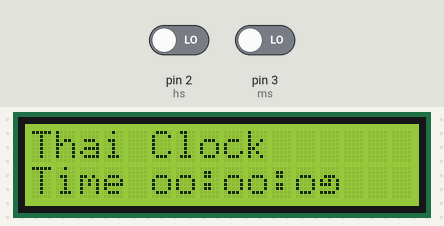
Simulated run of this sketch. Board: Arduino Uno, built with avr-gcc and run on an emulated ATmega328P. On the bench: 16×2 character LCD. The test bench sets the inputs (shaded band); at power-on: pin 2 (hs) LOW, pin 3 (ms) LOW.

Above: at 1.3 s.
1.4 s: pin 2 (hs) driven HIGH
At 2.7 s:
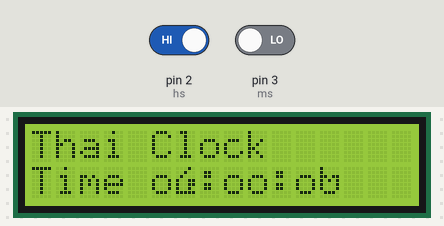
4.4 s: pin 3 (ms) driven HIGH
At 5.8 s:
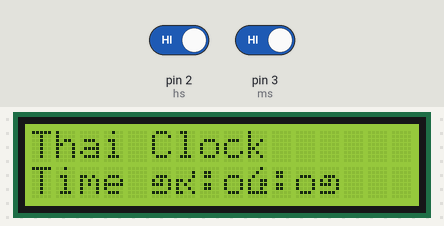
7.4 s: pin 2 (hs) driven LOW
At 8.4 s:
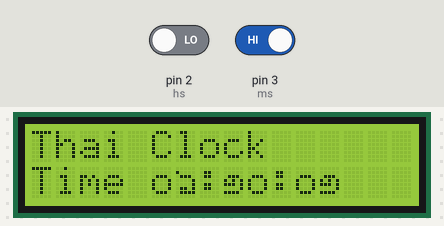
10.4 s: pin 3 (ms) driven LOW
At 11.8 s:
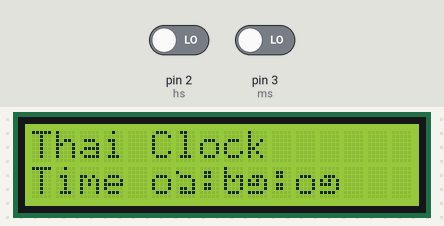
13.4 s: pin 2 (hs) driven HIGH
At 14.8 s:
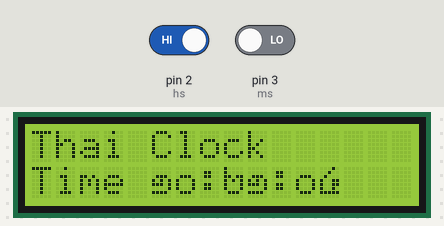
16.4 s: pin 3 (ms) driven HIGH
At 17.7 s:
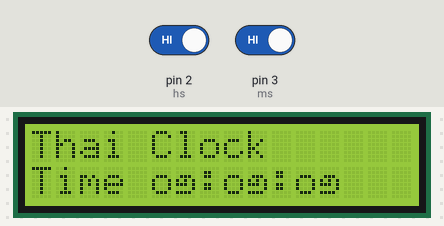
Timing chart, 0 to 19.4 s (numbered marks = the images above; inputs shaded):
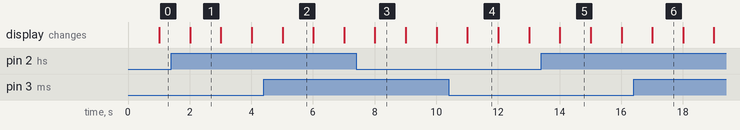

Measured:
- after the input at 1.4 s, the display: changes after 0.61 s (image 1)
- after the input at 4.4 s, the display: changes after 0.61 s (image 2)
- after the input at 7.4 s, the display: changes after 0.61 s (image 3)
- after the input at 10.4 s, the display: changes after 0.61 s (image 4)
- after the input at 13.4 s, the display: changes after 0.61 s (image 5)
- after the input at 16.4 s, the display: changes after 0.61 s (image 6)
- what the display in image 1 shows lasts 1.0 s, from 2.0 s to 3.0 s

The sketch:

LCD_ThaiClock.ino
```cpp
#include <LiquidCrystal_I2C.h>

#include <Wire.h>

LiquidCrystal_I2C lcd(0x27,16,2);

byte zerothai[] = {
  B01110,
  B10001,
  B10001,
  B10001,
  B10001,
  B10001,
  B10001,
  B01110
};
byte onethai[] = {
  B00000,
  B00000,
  B01110,
  B10101,
  B11101,
  B00001,
  B11110,
  B00000
};

byte twothai[] = {
  B10000,
  B10000,
  B11011,
  B10101,
  B10001,
  B10001,
  B01110,
  B00000
};

byte threethai[] = {
  B00000,
  B00000,
  B11011,
  B10101,
  B10001,
  B11001,
  B11001,
  B00000
};


byte fourthai[] = {
  B00010,
  B00100,
  B01000,
  B10011,
  B10011,
  B10010,
  B11111,
  B00000
};

byte fivethai[] = {
  B00001,
  B01110,
  B01100,
  B11011,
  B10011,
  B10010,
  B11111,
  B00000
};

byte sixthai[] = {
  B00000,
  B10000,
  B01110,
  B00001,
  B00001,
  B01101,
  B01111,
  B00000
};
byte seventhai[] = {
  B00000,
  B00001,
  B00001,
  B11011,
  B10101,
  B10001,
  B11001,
  B00000
};

byte eightthai[] = {
  B00001,
  B00010,
  B01100,
  B10000,
  B10000,
  B10101,
  B11011,
  B00000
};


byte ninethai[] = {
  B00000,
  B00001,
  B00001,
  B11010,
  B10100,
  B10010,
  B11001,
  B00000
};

int h=12;
int m=59;
int s=45;

int h1,h2,m1,m2,s1,s2=0;


int flag=1;
static uint32_t last_time, now = 0;

int button1;
int button2;
int hs=2;
int ms=3;

void setup() {
  // put your setup code here, to run once:
  lcd.init();
lcd.backlight();


lcd.createChar(0, onethai);
lcd.createChar(1, twothai);
lcd.createChar(2, fourthai);
lcd.createChar(3, fivethai);
lcd.createChar(4, sixthai);
lcd.createChar(5, seventhai);
lcd.createChar(6, eightthai);
lcd.createChar(7, ninethai);


lcd.setCursor(0, 0);
lcd.print("Thai Clock");


lcd.setCursor(0, 1);
lcd.print("Robot!! Tum");
now=millis();
}

void loop() {
  lcd.setCursor(0, 1);
  lcd.print("Time ");
  if(h2 == 0)lcd.print("o");
  else if(h2 < 3)lcd.write(h2-1);
  else if (h2 == 3)lcd.print("m");
  else if (h2 > 3)lcd.write(h2-2);
  if(h1 == 0)lcd.print("o");
  else if(h1 < 3)lcd.write(h1-1);
  else if (h1 == 3)lcd.print("m");
  else if (h1 > 3)lcd.write(h1-2);
  lcd.print(":");
  ///////////////////////////////////////////////////
  if(m2 == 0)lcd.print("o");
  else if(m2 < 3)lcd.write(m2-1);
  else if (m2 == 3)lcd.print("m");
  else if (m2 > 3)lcd.write(m2-2);
  if(m1 == 0)lcd.print("o");
  else if(m1 < 3)lcd.write(m1-1);
  else if (m1 == 3)lcd.print("m");
  else if (m1 > 3)lcd.write(m1-2);
  lcd.print(":");
  //////////////////////////////////////////////
  if(s2 == 0)lcd.print("o");
  else if(s2 < 3)lcd.write(s2-1);
  else if (s2 == 3)lcd.print("m");
  else if (s2 > 3)lcd.write(s2-2);
  if(s1 == 0)lcd.print("o");
  else if(s1 < 3)lcd.write(s1-1);
  else if (s1 == 3)lcd.print("m");
  else if (s1 > 3)lcd.write(s1-2);
  // put your main code here, to run repeatedly:

  // if(flag==0) lcd.print(" AM");
  // if(flag==1) lcd.print(" PM");

  for ( int i=0 ;i<5 ;i++)
  {

    while ((now-last_time)<200)
    {
      now=millis();
    }
    last_time=now;
    button1=digitalRead(hs);
    button2=digitalRead(ms);
    if (button1 == 1){
      h1 = h1+1;
    }

    if (button2 == 1){
      s1 = 0;
      s2 = 0;
      m1 = m1 + 1;
    }

    if (s1 == 10) {

      s2 = s2 + 1;
      s1 = 0;
      if (s2 == 6 ) {
        s2 = 0;
        m1 = m1 + 1;
      }
    }
    if (m1 == 10){
      m2 = m2 + 1;
      m1 = 0;
      if (m2 == 6) {
        m2 = 0;
        h1 = h1 + 1;
      }
    }
    if (h2 != 2 & h1 == 10){
      h2 = h2 + 1;
      h1 = 0;

    }
    else if(h2 == 2 & h1 == 4) {
      h2 = 0;
      h1 = 0;
      m1 = 0;
      m2 = 0;
      s1 = 0;
      s2 = 0;
    }

  }


  // s=s+1;
  // if(s==60){
  //   s=0;
  //   m=m+1;
  // }
  // if(m==60)
  // {
  //   m=0;
  //   h=h+1;
  // }
  // if(h==24)
  // {
  //   h=0;
  //   // flag=flag+1;
  //   // if(flag==2)flag=0;
  // }


  s1 = s1+1;
  if (s1 == 10) {

    s2 = s2 + 1;
    s1 = 0;
    if (s2 == 6 ) {
      s2 = 0;
      m1 = m1 + 1;
    }
  }
  if (m1 == 10){
    m2 = m2 + 1;
    m1 = 0;
    if (m2 == 6) {
      m2 = 0;
      h1 = h1 + 1;
    }
  }
  if (h2 != 2 & h1 == 10){
    h2 = h2 + 1;
    h1 = 0;

  }
  else if(h2 == 2 & h1 == 4) {
    h2 = 0;
    h1 = 0;
  }


}
```
